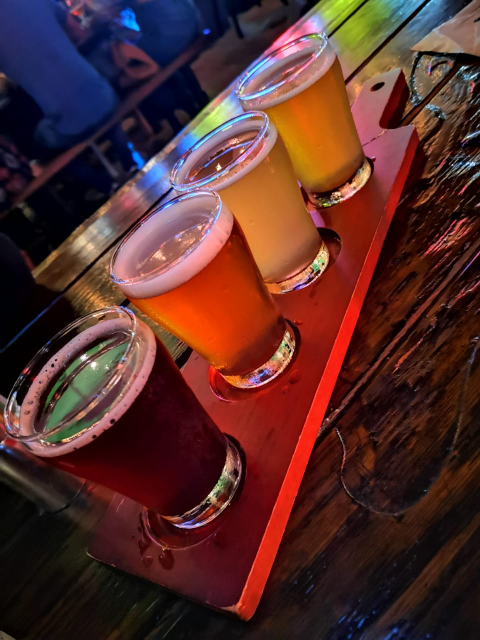
#> input picture paleta_cores/beers.jpeg, 960 x 1280 px (shown at 1/2 size)
$ jupyter execute paleta_cores.ipynb
#> lines starting #> are read from the running program, lines starting #| are printed output that depends on the picture
[cell 1]
import cv2
import numpy as np
import matplotlib.pyplot as plt
from sklearn.cluster import KMeans

# Função para converter RGB para hexadecimal
def rgb_para_hex(rgb):
    return '#{:02x}{:02x}{:02x}'.format(int(rgb[0]), int(rgb[1]), int(rgb[2]))

# Função para obter a paleta de cores
def get_palette(image_path, num_colors=5):
    # Carrega a imagem com OpenCV
#> called with image_path = 'beers.jpeg', num_colors = 5
    img = cv2.imread(image_path)
#> img is the input picture: shape (1280, 960, 3); mean B, G, R 42.3, 45.4, 85

    # Converte para RGB (OpenCV carrega as imagens no formato BGR por padrão)
    img_rgb = cv2.cvtColor(img, cv2.COLOR_BGR2RGB)

    # Redimensiona a imagem para acelerar o processo (opcional)
    resized_img = cv2.resize(img_rgb, (600, 400), interpolation=cv2.INTER_AREA)
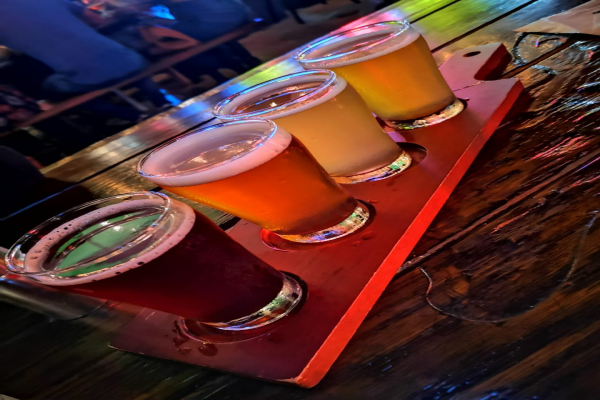
#> resized_img: shape (400, 600, 3); mean R, G, B 85, 45.4, 42.3

    # Transforma a imagem em uma lista de pixels
    pixels = resized_img.reshape(-1, 3)

    # Usa o KMeans para encontrar os clusters de cores
    kmeans = KMeans(n_clusters=num_colors)
    kmeans.fit(pixels)

    # Pega as cores dos clusters
    palette = kmeans.cluster_centers_.astype(int)

    # Converte a paleta de cores para hexadecimal
    palette_hex = [rgb_para_hex(color) for color in palette]

    return palette, palette_hex

# Função para plotar a paleta de cores
def plot_palette(palette):
    # Cria uma imagem com as cores da paleta
    palette_img = np.zeros((100, 300, 3), dtype=np.uint8)

    step = 300 // len(palette)
    for i, color in enumerate(palette):
        palette_img[:, i * step:(i + 1) * step, :] = color

    # Mostra a imagem da paleta
    plt.figure(figsize=(5, 2))
    plt.imshow(palette_img)
    plt.axis("off")
    plt.show()
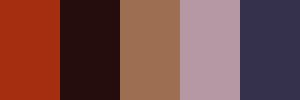
#> shown: shape (100, 300, 3); mean R, G, B 118.8, 74, 70.6

# Exemplo de uso
image_path = 'beers.jpeg'

# Obtem a paleta de cores (RGB e Hexadecimal)
palette, palette_hex = get_palette(image_path, num_colors=5)

# Plota a paleta de cores
plot_palette(palette)

# Exibe as cores em hexadecimal
print("Paleta de cores em hexadecimal:")
for hex_color in palette_hex:
    print(hex_color)
